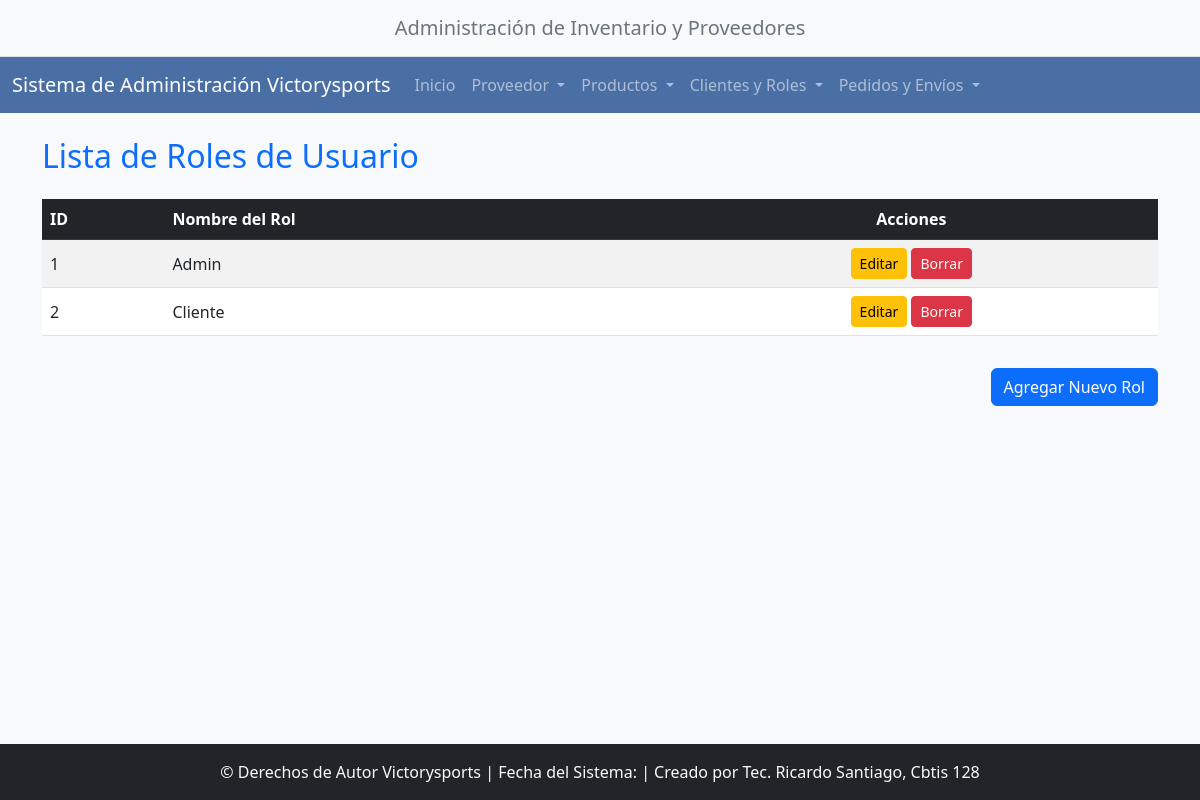
Screenshot of /roles/ with the database file from the repository.
### app_victorysports/models.py (models this page shows, shortened)
class Rol(models.Model):
    nombre_rol = models.CharField(max_length=50, unique=True)
    class Meta:
        verbose_name = "Rol de Usuario"
        verbose_name_plural = "Roles de Usuario"

### app_victorysports/views.py (the view)
# urls.py: path('roles/', views.ver_rol, name='ver_rol'),
def ver_rol(request):
    roles = Rol.objects.all().order_by('nombre_rol')
    context = {'roles': roles}
    return render(request, 'rol/ver_rol.html', context)

### app_victorysports/templates/rol/ver_rol.html (shortened to what this page needs)
{% extends "base.html" %}
{% block content %}
<h2 class="mb-4 text-primary">Lista de Roles de Usuario</h2>
<div class="table-responsive">
    <table class="table table-striped table-hover align-middle">
        <thead class="table-dark">
            <tr>
                <th>ID</th>
                <th>Nombre del Rol</th>
                <th class="text-center">Acciones</th>
            </tr>
        </thead>
        <tbody>
            {% for rol in roles %}
            <tr>
                <td>{{ rol.pk }}</td>
                <td>{{ rol.nombre_rol }}</td>
                <td class="text-center">
                    <a href="{% url 'actualizar_rol' pk=rol.pk %}" class="btn btn-sm btn-warning" title="Editar">Editar</a>
                    <a href="{% url 'borrar_rol' pk=rol.pk %}" class="btn btn-sm btn-danger" title="Borrar">Borrar</a>
                </td>
            </tr>
            {% empty %}
            <tr>
                <td colspan="3" class="text-center">No hay roles registrados.</td>
            </tr>
            {% endfor %}
        </tbody>
    </table>
</div>
<div class="text-end mt-3">
    <a href="{% url 'agregar_rol' %}" class="btn btn-primary">Agregar Nuevo Rol</a>
</div>
{% endblock content %}

### app_victorysports/templates/base.html (style rules this page uses)
body { background-color: #f8f9fa; }
html { position: relative; min-height: 100%; }
body { margin-bottom: 70px; }

### rows the page displays
Rol: pk "1", nombre_rol "Admin"
Rol: pk "2", nombre_rol "Cliente"
